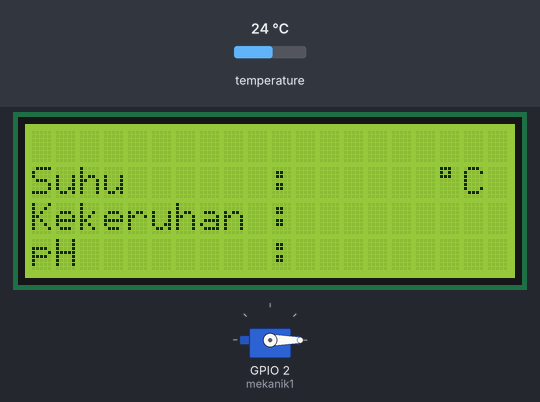
This sketch was run on a simulated ESP32. On the bench: 20×4 character LCD, servo. The inputs (shaded band) are chosen by the test bench; at power-on: temperature 24 °C. The local clock reads 2024-03-15 10:24:30 at power-on unless the sketch sets it; what the sketch prints to the serial monitor is not drawn.

Above: at 4.3 s.
4.4 s: temperature set to 12 °C
At 5.4 s:
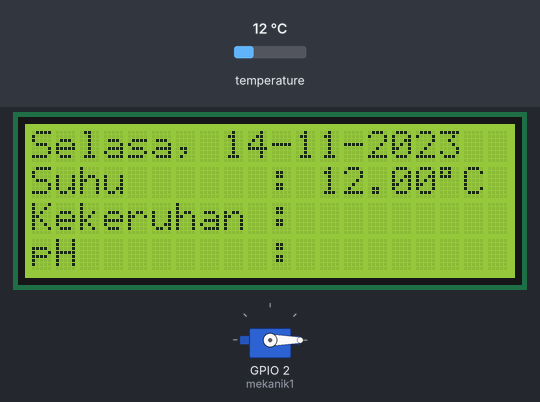
7.0 s: temperature set to 19 °C
10.0 s: temperature set to 28 °C
At 11.8 s:
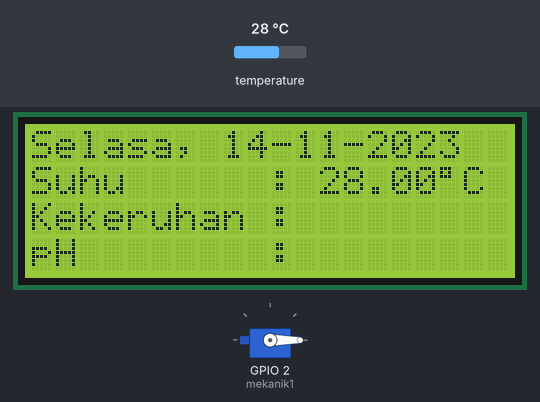
Timing chart, 0 to 13.3 s (numbered marks = the images above; inputs shaded):
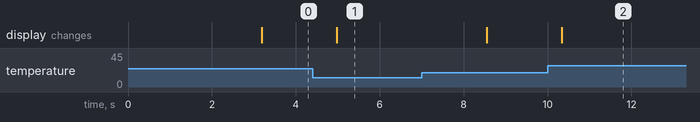

Measured:
- after the input at 4.4 s, the display: changes after 0.57 s (image 1)
- after the input at 10.0 s, the display: changes after 0.33 s (image 2)

The sketch:

test_suhu.ino
```cpp
#include <Wire.h>
#include <LiquidCrystal_I2C.h>
#include "RTClib.h"
#include <ESP32Servo.h>
#include <OneWire.h>
#include <DallasTemperature.h>

LiquidCrystal_I2C lcd(0x27, 20, 4);

// RTC DS3231
RTC_DS3231 rtc;

char dataHari[7][12] = {"Minggu", "Senin", "Selasa", "Rabu", "Kamis", "Jumat", "Sabtu"};
String hari;
int tanggal, bulan, tahun, jam, menit, detik;

// Servo
Servo mekanik1;

// Sensor Suhu DS18B20
#define ONE_WIRE_BUS1 5

// Inisialisasi objek OneWire dan DallasTemperature
OneWire oneWire1(ONE_WIRE_BUS1);
DallasTemperature sensorSuhu1(&oneWire1);

float suhukolam1;

void setup() {
  // put your setup code here, to run once:
  Serial.begin(9600);

  // Sensor
  sensorSuhu1.begin();

  Wire.begin(21, 22);
  lcd.init();
  lcd.backlight();

  if (! rtc.begin()) {
    Serial.println("RTC Tidak Ditemukan");
    Serial.flush();
    abort();
  }

  rtc.adjust(DateTime(F(__DATE__), F(__TIME__)));

  // Aktuator
  mekanik1.attach(2); // Hubungkan servo ke pin D2 pada ESP32
  mekanik1.write(0);

  lcd.setCursor(5, 0);
  lcd.print("WELCOME!!!");
  lcd.setCursor(2, 1);
  lcd.print("SMART AQUACULTURE");
  lcd.setCursor(0, 2);
  lcd.print("CONTROL & MONITORING");
  lcd.setCursor(2, 3);
  lcd.print("FOR WATER QUALITY");
  delay(3000);
  lcd.clear();

  lcd.setCursor(0, 1);
  lcd.print("Suhu      :  ");
  lcd.setCursor (17, 1);
  lcd.print ((char)223);
  lcd.print ("C");
  lcd.setCursor(0, 2);
  lcd.print("Kekeruhan : ");
  lcd.setCursor(0, 3);
  lcd.print("pH        :   ");
}

void loop() {
  // put your main code here, to run repeatedly.

  bacartc();

  if (jam == 19 && menit == 54 && detik == 30) {
    servoputar(10);
  }

  if (jam == 19 && menit == 55 && detik == 30) {
    servoputar(10);
  }

  suhukolam1 = bacasuhu1();

  lcd.setCursor(0, 0);
  lcd.print(String() + hari + ", " + tanggal + "-" + bulan + "-" + tahun);
  lcd.setCursor(12, 1);
  lcd.print (suhukolam1);
}

float bacasuhu1(){
  sensorSuhu1.requestTemperatures();
  float suhu1 = sensorSuhu1.getTempCByIndex(0);
  return suhu1;
}

void bacartc() {
  DateTime now = rtc.now();
  hari    = dataHari[now.dayOfTheWeek()];
  tanggal = now.day(), DEC;
  bulan   = now.month(), DEC;
  tahun   = now.year(), DEC;
  jam     = now.hour(), DEC;
  menit   = now.minute(), DEC;
  detik   = now.second(), DEC;

  Serial.println(String() + hari + ", " + tanggal + "-" + bulan + "-" + tahun);
  Serial.println(String() + jam + ":" + menit + ":" + detik);
  delay(1000);
}

void servoputar(int jumlah){
  for(int i=1; i<=jumlah; i++){
    mekanik1.write(180);
    delay(100);
    mekanik1.write(0);
    delay(100);
  }
}
```
